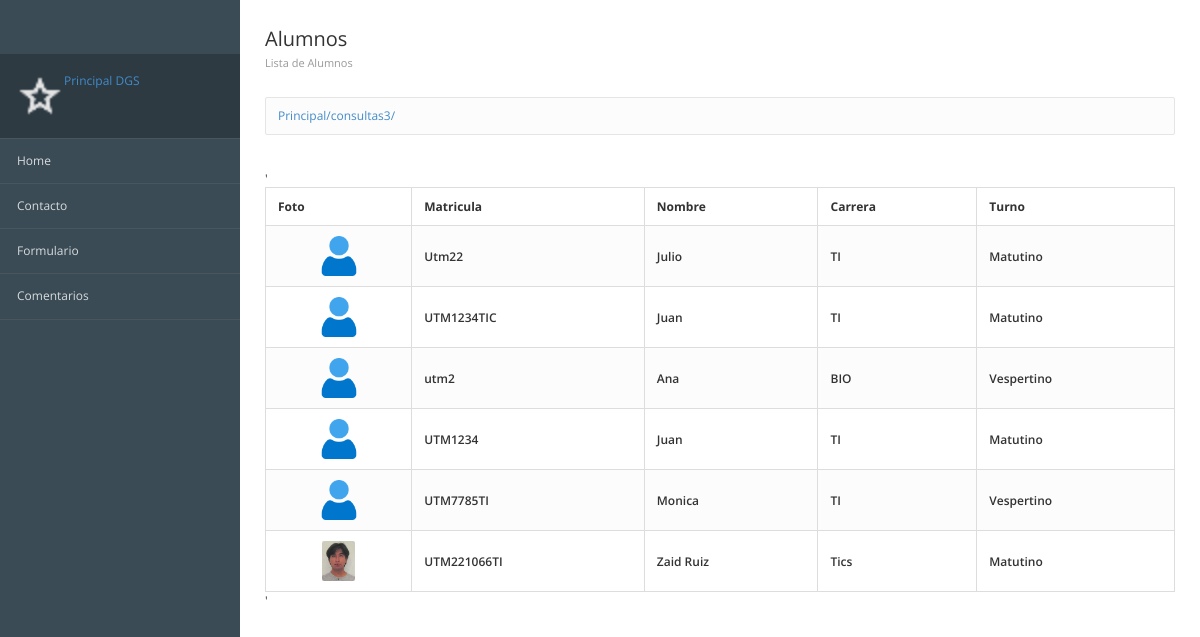
Screenshot of /consultas3/ with the database file from the repository.
### registros/models.py (models this page shows, shortened)
class Alumnos(models.Model): #Define la estructura de nuestra tabla
    matricula = models.CharField(max_length=12, verbose_name="Mat") #Texto corto
    nombre = models.TextField() #Texto largo
    carrera = models.TextField()
    turno = models.CharField(max_length=10)
    imagen = models.ImageField(null=True, upload_to="fotos"
                        ,verbose_name="Fotorgrafia")
    created = models.DateTimeField(auto_now_add=True) #Fecha y tiempo de creacion
    updated = models.DateTimeField(auto_now=True)
    class Meta:
        verbose_name = 'Alumno'
        verbose_name_plural = 'Alumnos'
        ordering = ["-created"]

### registros/views.py (the view)
# urls.py: path('consultas3/', views_registros.consultar3, name='consultas3'),
def consultar3(request):
    alumnos = Alumnos.objects.all().only("matricula", "nombre", "carrera", "turno", "imagen")
    return render(request, "registros/consultas.html", {'alumnos': alumnos})

### registros/templates/registros/consultas.html (shortened to what this page needs)
{% extends "inicio/encabezado.html" %}
{% block encabezado %}
			<div class="page-header">
				<div class="page-title">
					<h3>Alumnos
				    <small>Lista de Alumnos </small></h3>
				</div>
			</div>
{% endblock encabezado %}
{% block contenido %}'
		<table class="table table-bordered table-striped">
			<thead>
				<tr>
					<th>Foto</th>
					<th>Matricula</th>
					<th>Nombre</th>
					<th>Carrera</th>
					<th>Turno</th>
				</tr>
			</thead>
			<tbody>
				{% for alumno in alumnos %}
					<tr>
						<td class="text-center">
							<img src = "{{alumno.imagen.url}}" alt="" class="img-media">
						</td>
						<td class="text-semibold">{{alumno.matricula}}</td>
						<td class="text-semibold">{{alumno.nombre}}</td>
						<td class="text-semibold">{{alumno.carrera}}</td>
						<td class="text-semibold">{{alumno.turno}}</td>
					</tr>
				{% endfor %}
			</tbody>
		</table>
        '
{% endblock %}

### inicio/static/inicio/css/londinium-theme.css (style rules this page uses)
.panel-toolbar:after, .page-header:after, .header-bar-stats .page-stats li:after, .panel-heading:after { content: ""; display: table; clear: both; }
html { height: 100%; }
body { font-family: 'Open Sans', sans-serif; font-size: 12px; position: relative; min-height: 100%; }
h1, h2, h3, h4, h5, h6, .h1, .h2, .h3, .h4, .h5, .h6 { font-weight: 600; line-height: 1.42857143; margin-top: 0; }
h3, .h3 { font-size: 20px; }
.text-semibold { font-weight: 600; }
.img-media { height: 40px; border-radius: 2px; }
.page-header { padding: 0; margin: 0; position: relative; border: 0; }
.page-header small { display: block; font-size: 11px; color: #999; margin: 8px 0 0 0; }
.page-title { float: left; }
.page-title h3 { padding: 29px 0; margin: 0; font-weight: 400; line-height: 20px; }
.table { margin-bottom: 0; }
.table > thead > tr > th { border-bottom-width: 1px; outline: 0; }
.table > thead > tr > th, .table > tbody > tr > th, .table > tfoot > tr > th, .table > thead > tr > td, .table > tbody > tr > td, .table > tfoot > tr > td { vertical-align: middle; padding: 10px 12px; }
.table-striped > tbody > tr:nth-child(odd) > td, .table-striped > tbody > tr:nth-child(odd) > th, .table-hover > tbody > tr:hover > td, .table-hover > tbody > tr:hover > th { background-color: #fcfcfc; }

### rows the page displays
Alumnos: imagen (picture), matricula "Utm22", nombre "Julio", carrera "TI", turno "Matutino"
Alumnos: imagen (picture), matricula "UTM1234TIC", nombre "Juan", carrera "TI", turno "Matutino"
Alumnos: imagen (picture), matricula "utm2", nombre "Ana", carrera "BIO", turno "Vespertino"
Alumnos: imagen (picture), matricula "UTM1234", nombre "Juan", carrera "TI", turno "Matutino"
Alumnos: imagen (picture), matricula "UTM7785TI", nombre "Monica", carrera "TI", turno "Vespertino"
Alumnos: imagen (picture), matricula "UTM221066TI", nombre "Zaid Ruiz", carrera "Tics", turno "Matutino"

### other values shown
{{ request.path }} "/consultas3/"
